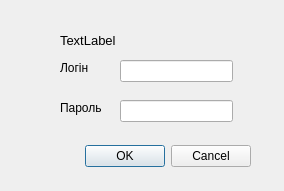
<?xml version="1.0" encoding="UTF-8"?>
<ui version="4.0">
 <class>openDB</class>
 <widget class="QDialog" name="openDB">
  <property name="geometry">
   <rect>
    <x>0</x>
    <y>0</y>
    <width>284</width>
    <height>191</height>
   </rect>
  </property>
  <property name="windowTitle">
   <string>Dialog</string>
  </property>
  <widget class="QDialogButtonBox" name="buttonBox">
   <property name="geometry">
    <rect>
     <x>-90</x>
     <y>140</y>
     <width>341</width>
     <height>32</height>
    </rect>
   </property>
   <property name="orientation">
    <enum>Qt::Horizontal</enum>
   </property>
   <property name="standardButtons">
    <set>QDialogButtonBox::Cancel|QDialogButtonBox::Ok</set>
   </property>
  </widget>
  <widget class="QLineEdit" name="loginEdit">
   <property name="geometry">
    <rect>
     <x>120</x>
     <y>60</y>
     <width>113</width>
     <height>22</height>
    </rect>
   </property>
  </widget>
  <widget class="QLabel" name="loginLabel">
   <property name="geometry">
    <rect>
     <x>60</x>
     <y>60</y>
     <width>55</width>
     <height>16</height>
    </rect>
   </property>
   <property name="font">
    <font>
     <pointsize>9</pointsize>
    </font>
   </property>
   <property name="text">
    <string>Логiн</string>
   </property>
  </widget>
  <widget class="QLineEdit" name="passEdit">
   <property name="geometry">
    <rect>
     <x>120</x>
     <y>100</y>
     <width>113</width>
     <height>22</height>
    </rect>
   </property>
   <property name="inputMethodHints">
    <set>Qt::ImhHiddenText|Qt::ImhNoAutoUppercase|Qt::ImhNoPredictiveText|Qt::ImhSensitiveData</set>
   </property>
   <property name="echoMode">
    <enum>QLineEdit::Password</enum>
   </property>
  </widget>
  <widget class="QLabel" name="passLabel">
   <property name="geometry">
    <rect>
     <x>60</x>
     <y>100</y>
     <width>61</width>
     <height>16</height>
    </rect>
   </property>
   <property name="font">
    <font>
     <pointsize>9</pointsize>
    </font>
   </property>
   <property name="text">
    <string>Пароль</string>
   </property>
  </widget>
  <widget class="QLabel" name="titleLabel">
   <property name="geometry">
    <rect>
     <x>60</x>
     <y>30</y>
     <width>261</width>
     <height>21</height>
    </rect>
   </property>
   <property name="font">
    <font>
     <pointsize>10</pointsize>
    </font>
   </property>
   <property name="text">
    <string>TextLabel</string>
   </property>
  </widget>
 </widget>
 <resources/>
 <connections>
  <connection>
   <sender>buttonBox</sender>
   <signal>accepted()</signal>
   <receiver>openDB</receiver>
   <slot>accept()</slot>
   <hints>
    <hint type="sourcelabel">
     <x>248</x>
     <y>254</y>
    </hint>
    <hint type="destinationlabel">
     <x>157</x>
     <y>274</y>
    </hint>
   </hints>
  </connection>
  <connection>
   <sender>buttonBox</sender>
   <signal>rejected()</signal>
   <receiver>openDB</receiver>
   <slot>reject()</slot>
   <hints>
    <hint type="sourcelabel">
     <x>316</x>
     <y>260</y>
    </hint>
    <hint type="destinationlabel">
     <x>286</x>
     <y>274</y>
    </hint>
   </hints>
  </connection>
 </connections>
</ui>
